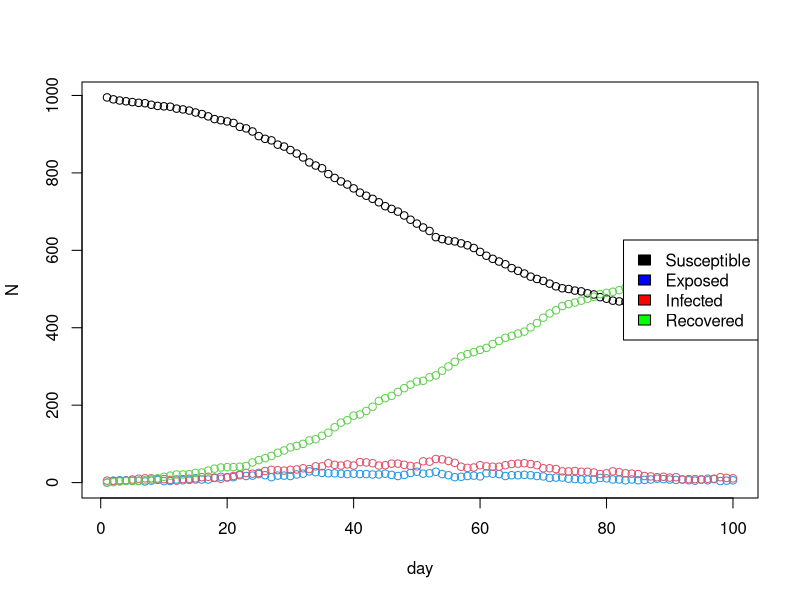

The R source for this figure:
n <- 1000
people <- 1:n
h_max <- 5

set.seed(13)

#### Putting people in households
# this does use more computation than necessary, but its such a tiny prop. of 
# the total computation here it doesn't really make any difference overall.
sizes = sample(1:h_max, 1000, replace=TRUE) # generates 1000 household sizes uniform from {1,2,3,4,5}
h <- rep(1:length(sizes), sizes) # repeats i sizes[i] times. 
h <- h[1:n] # takes only the first n of these

links <- cbind(person=people, household=h)

# system.time seems to suggest this is roughly O(n^2). About 8s for n=10000
### get.net function
beta <- runif(n,0,1)
nc=15 # get rid of this
get.net <- function(beta, h, nc=15){
  n <- length(beta)
  
  # this is a bit of a hack to make a "household matrix" from h
  # the H[i,j] is perfect sqaure only if h[i]==h[j], ie if i,j from same hshld
  H <- matrix(rep(0,n^2),n,n)
  H[sqrt(outer(h,h))%%1==0]<-1
  diag(H) <- 0
  
  b_bar <- sum(beta)/n
  M_prob <-  nc*outer(beta, beta)/(b_bar^2 *(n-1))
  v_prob <- M_prob[upper.tri(M_prob)] # getting vector of upper triangular els of M_prob
  v_cons <- rbinom(length(v_prob), 1, v_prob) # generate bernoullis 
  
  M_cons <- matrix(0,nrow=n, ncol=n) # creating new matrix to be filled with bern realisations
  M_cons[upper.tri(M_cons)] <- v_cons
  
  M_cons <- M_cons + t(M_cons)
  M <- (!H)*M_cons  #moving family connections by multiplying by negated household matrix
  conns_list <- as.list(as.data.frame(matrix(M_cons==1, n,n)))
  i_list <- lapply(conns_list, which )
  
}

alink <- get.net(beta, h) # alink is the variable we need to put into nseir



nseir <- function(beta, h, alink, alpha=c(.1,.01,.01), delta=.2, gamma=.4, nc=15, nt=100, pinf=.005){
  n <- length(beta)
  x <- rep(0,n)  # everyone starts out in susceptible state
  x[sample(1:n, pinf*n)] <- 2 # random subset of specified size is infected
  
  H <- outer(h,h, function(x1, x2) x1 == x2) # household connections (1/0)
  diag(H) <- FALSE # remove self
  #H_prob <- alpha[1]*H # household connections (alpha/0's)
  H_conns_list <- as.list(as.data.frame(H))
  H_i_list <- lapply(H_conns_list, which) # list of indices for household conns
  
  b_bar <- sum(beta)/n
  M_prob <-  nc*outer(beta, beta)/(b_bar^2 *(n-1)) # this matrix is for general mixing daily prob of infection
  v_prob <- M_prob[upper.tri(M_prob)] # getting vector of upper triangular els of M_prob
  
  t <- S <- E <- I <- R <- rep(0, nt)
  t[1] <- 1; S[1] <- n*(1-pinf); I[1] <- n*pinf 
  #daily_counts <- list(cbind(t = 0, S = n*(1-pinf), E = 0, I = pinf*n, R = 0))
  for(i in 2:nt){
    u <- runif(n) # random variables to compare against

    ## random mixing set up
    v_mix <- rbinom(length(v_prob), 1, v_prob) # generate bernoullis 
    
    M_mix <- matrix(0, nrow = n, ncol = n) # creating new matrix to be filled with bern realisations
    M_mix[upper.tri(M_mix)] <- v_mix
    M_mix <- M_mix + t(M_mix)
    
    mix_list <- as.list(as.data.frame(matrix(M_mix == 1, n, n)))
    i_mix_list <- lapply(mix_list, which) # who interacted with each other on each day
    
    ## who was in contact with someone in state I
    h_exposed <- unique(unlist(H_i_list[which(x == 2)])) # everyone in household where there's an infection
    net_exposed <- unique(unlist(alink[which(x == 2)])) # everyone in network where there's an infection
    mix_infected <- unique(unlist(i_mix_list[which(x == 2)])) # everyone who got in contact with someone infected
    
    # if in state I (2), prob = delta -> R
    # if in state E (1), prob = gamma -> I
    x[x==2 & u<delta] <- 3
    x[x==1 & u<gamma] <- 2
    
    # if in state S (0),
    # -- prob = a_h -> I (2), if in household
    # -- prob = a_c -> I (2), if in network
    # -- prob = a_r*P(mixing) -> I (2), regardless
    
    #x[h_exposed][x[h_exposed] == 0 & u[h_exposed] < alpha[1]] <- 1 # if S in hh w/ I 
    #x[net_exposed][x[net_exposed] == 0 & u[net_exposed] < alpha[2]] <- 1 # if S in net w/ I
    #x[mix_infected][x[mix_infected] == 0 & u[mix_infected] < alpha[3]] <- 1
    
    x_h_exposed <- h_exposed[x[h_exposed] == 0 & u[h_exposed] < alpha[1]] # if S in hh w/ I 
    x_net_exposed <- net_exposed[x[net_exposed] == 0 & u[net_exposed] < alpha[2]] # if S in net w/ I
    x_mix_exposed <- mix_infected[x[mix_infected] == 0 & u[mix_infected] < alpha[3]]
    
    exposed_list <- list(x_h_exposed, x_net_exposed, x_mix_exposed)
    
    # randomize order of whether infected from household, network, or random mixing
    expose_order <- sample(1:3, 3)
    
    x[exposed_list[[expose_order[1]]]] <- 1
    x[exposed_list[[expose_order[2]]]] <- 1
    x[exposed_list[[expose_order[3]]]] <- 1
    
    S[i] <- sum(x == 0)
    E[i] <- sum(x == 1)
    I[i] <- sum(x == 2)
    R[i] <- sum(x == 3)
    t[i] <- i
    
  }
  return(list(t = t, S = S, E = E, I = I, R = R))
}

# default parameters
epi <- nseir(beta, h, alink)

# adjusted parameters
epi1 <- nseir(beta, h, alink, 
              alpha = c(0.5, 0.3, 0.1), gamma = 0.5, delta = 0.1)

# plotting
plot(x = epi$t, y = epi$S, ylim = c(0, max(epi$S)), 
     xlab = "day", ylab = "N")
points(epi$E, col = 4); points(epi$I, col = 2); points(epi$R, col = 3)
legend(x = "right", y = "center", 
       legend = c("Susceptible", "Exposed",
                  "Infected", "Recovered"),
       fill = c("black", "blue",
                "red", "green"))
